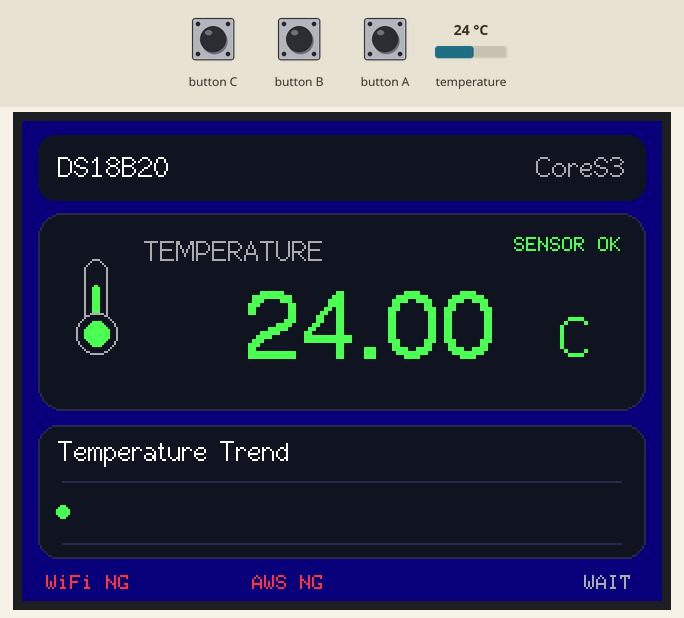
Recording of a sketch running on a simulated ESP32-S3. Shown: 320×240 colour display. Inputs (shaded band) come from the test bench; at power-on: temperature 24 °C. WiFi joins after 1.5 s; servers stay silent unless stated; the local clock reads 2024-03-15 10:24:30 at power-on unless the sketch sets it; no MQTT or app messages arrive unless stated; what the sketch prints to the serial monitor is not drawn.

Above: at 1.5 s.
1.6 s: temperature set to 15.5 °C
At 5.5 s:
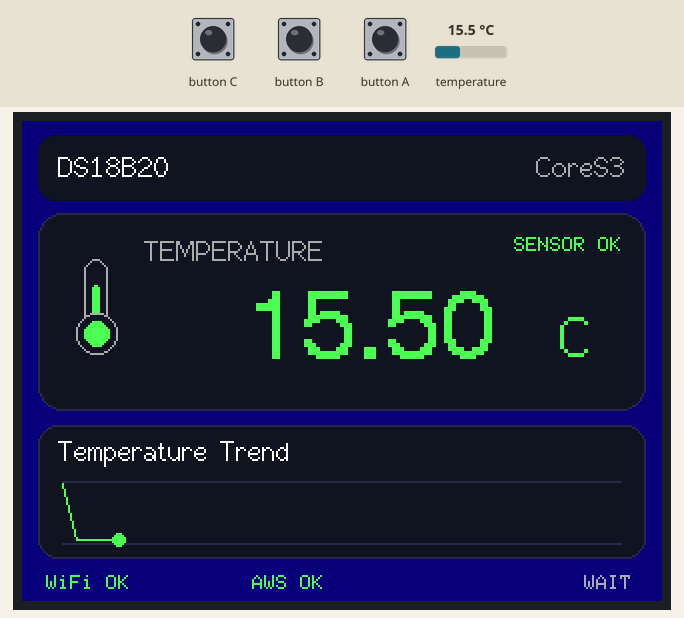
5.7 s: temperature set to 14.6 °C
At 7.9 s:
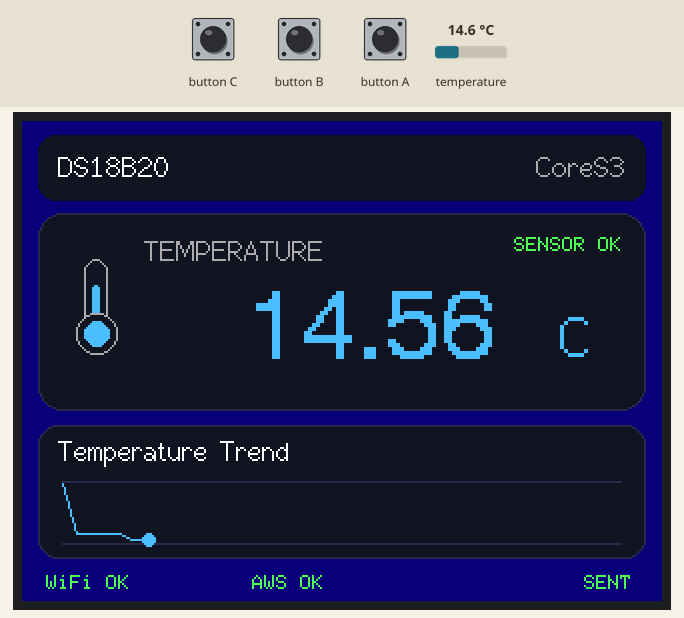
9.8 s: temperature set to 29.5 °C
At 10.9 s:
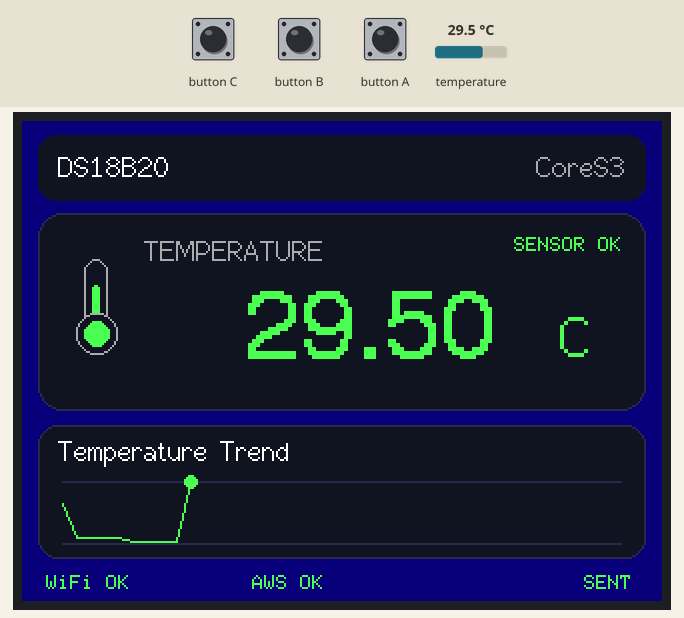
12.7 s: temperature set to 30.7 °C
At 13.9 s:
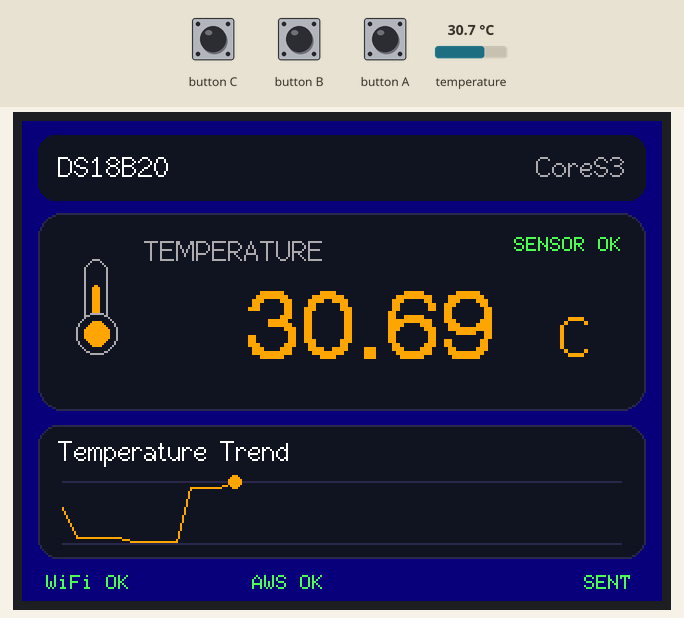
Timing chart, 0 to 15.7 s (numbered marks = the images above; inputs shaded):
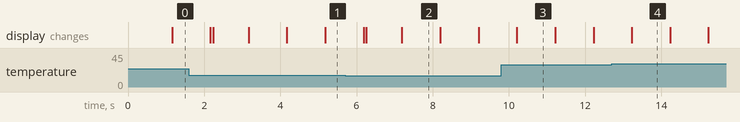

The sketch:

step2.ino
```cpp
#include <M5Unified.h>
#include <OneWire.h>
#include <DallasTemperature.h>

#include <WiFi.h>
#include <WiFiClientSecure.h>
#include <PubSubClient.h>
#include <time.h>

#include "secrets.h"

// ==========================================
// 1. 設定
// ==========================================

#define DS18B20_PIN 8

// 温度測定間隔
#define MEASUREMENT_INTERVAL 1000

// AWS送信間隔
#define PUBLISH_INTERVAL 5000

// 再接続間隔
#define WIFI_RECONNECT_INTERVAL 10000
#define MQTT_RECONNECT_INTERVAL 5000

// MQTTポート
#define AWS_IOT_PORT 8883

// グラフに保持する測定回数
#define GRAPH_POINTS 40

// 画面カラー（RGB565）
#define COLOR_BG      0x080F
#define COLOR_PANEL   0x10A4
#define COLOR_BORDER  0x2949
#define COLOR_WHITE   0xFFFF
#define COLOR_GRAY    0xAD55
#define COLOR_GREEN   0x4FEA
#define COLOR_BLUE    0x4DFF
#define COLOR_ORANGE  0xFD20
#define COLOR_RED     0xF9A7

// ==========================================
// 2. センサ設定
// ==========================================

OneWire oneWire(DS18B20_PIN);
DallasTemperature sensors(&oneWire);

// ==========================================
// 3. AWS設定
// ==========================================

WiFiClientSecure secureClient;
PubSubClient mqttClient(secureClient);

// ==========================================
// 4. 変数
// ==========================================

// 測定履歴
float history[GRAPH_POINTS];
int historyCount = 0;

// 最新の測定値
float currentTemperature = 0.0;

// 最新の測定時刻（UNIXTIME）
time_t measurementTimestamp = 0;

// 測定データが有効か
bool temperatureValid = false;

// NTP設定済み
bool ntpConfigured = false;

// 最終実行時刻
unsigned long lastMeasurement = 0;
unsigned long lastPublish = 0;
unsigned long lastWiFiAttempt = 0;
unsigned long lastMQTTAttempt = 0;
unsigned long lastStatusDraw = 0;

// 送信状態
enum PublishStatus {
  PUBLISH_WAIT,
  PUBLISH_SUCCESS,
  PUBLISH_FAILED,
  PUBLISH_NO_DATA
};

PublishStatus publishStatus = PUBLISH_WAIT;

// ==========================================
// 5. 温度による色の変更
// ==========================================

uint16_t getTemperatureColor(float temp) {

  if (temp < 15.0) {
    return COLOR_BLUE;
  } else if (temp < 30.0) {
    return COLOR_GREEN;
  } else {
    return COLOR_ORANGE;
  }
}

// ==========================================
// 6. 初期画面描画
// ==========================================

void drawBaseScreen() {

  M5.Display.fillScreen(COLOR_BG);

  // ヘッダー
  M5.Display.fillRoundRect(
    8, 7, 304, 33, 8, COLOR_PANEL
  );

  M5.Display.setTextDatum(middle_left);
  M5.Display.setTextFont(2);
  M5.Display.setTextSize(1);
  M5.Display.setTextColor(COLOR_WHITE);

  M5.Display.drawString(
    "DS18B20", 18, 23
  );

  M5.Display.setTextDatum(middle_right);
  M5.Display.setTextColor(COLOR_GRAY);

  M5.Display.drawString(
    "CoreS3", 302, 23
  );

  // メインカード
  M5.Display.fillRoundRect(
    8, 46, 304, 99, 12, COLOR_PANEL
  );

  M5.Display.drawRoundRect(
    8, 46, 304, 99, 12, COLOR_BORDER
  );

  // グラフカード
  M5.Display.fillRoundRect(
    8, 152, 304, 67, 10, COLOR_PANEL
  );

  M5.Display.drawRoundRect(
    8, 152, 304, 67, 10, COLOR_BORDER
  );

  // グラフタイトル
  M5.Display.setTextDatum(middle_left);
  M5.Display.setTextFont(2);
  M5.Display.setTextSize(1);
  M5.Display.setTextColor(COLOR_WHITE);

  M5.Display.drawString(
    "Temperature Trend", 18, 165
  );
}

// ==========================================
// 7. 温度計アイコン描画
// ==========================================

void drawThermometer(uint16_t color) {

  int x = 37;
  int y = 90;

  M5.Display.drawRoundRect(
    x - 6, y - 21, 12, 37, 6, COLOR_GRAY
  );

  M5.Display.fillRoundRect(
    x - 2, y - 8, 4, 23, 2, color
  );

  M5.Display.fillCircle(
    x, y + 16, 10, COLOR_PANEL
  );

  M5.Display.drawCircle(
    x, y + 16, 10, COLOR_GRAY
  );

  M5.Display.fillCircle(
    x, y + 16, 6, color
  );
}

// ==========================================
// 8. 温度表示
// ==========================================

void drawTemperature(float temp, bool valid) {

  M5.Display.fillRoundRect(
    10, 48, 300, 95, 10, COLOR_PANEL
  );

  M5.Display.setTextDatum(middle_left);
  M5.Display.setTextFont(2);
  M5.Display.setTextSize(1);
  M5.Display.setTextColor(COLOR_GRAY);

  M5.Display.drawString(
    "TEMPERATURE", 61, 65
  );

  if (!valid) {

    drawThermometer(COLOR_RED);

    M5.Display.setTextFont(4);
    M5.Display.setTextSize(1);
    M5.Display.setTextColor(COLOR_RED);
    M5.Display.setTextDatum(middle_center);

    M5.Display.drawString(
      "Sensor Error", 185, 102
    );

  } else {

    uint16_t color = getTemperatureColor(temp);

    drawThermometer(color);

    M5.Display.setTextDatum(middle_center);
    M5.Display.setTextFont(4);
    M5.Display.setTextSize(2);
    M5.Display.setTextColor(color);

    M5.Display.drawString(
      String(temp, 2), 174, 107
    );

    M5.Display.setTextFont(2);
    M5.Display.setTextSize(2);

    M5.Display.drawString(
      "C", 277, 108
    );
  }

  // センサ状態
  M5.Display.setTextFont(1);
  M5.Display.setTextSize(1);
  M5.Display.setTextDatum(middle_right);

  if (valid) {

    M5.Display.setTextColor(COLOR_GREEN);
    M5.Display.drawString(
      "SENSOR OK", 300, 62
    );

  } else {

    M5.Display.setTextColor(COLOR_RED);
    M5.Display.drawString(
      "SENSOR NG", 300, 62
    );
  }
}

// ==========================================
// 9. 測定履歴を追加
// ==========================================

void addHistory(float temp) {

  if (historyCount < GRAPH_POINTS) {

    history[historyCount] = temp;
    historyCount++;

  } else {

    for (int i = 0; i < GRAPH_POINTS - 1; i++) {
      history[i] = history[i + 1];
    }

    history[GRAPH_POINTS - 1] = temp;
  }
}

// ==========================================
// 10. グラフ描画
// ==========================================

void drawGraph() {

  // グラフ描画領域
  M5.Display.fillRect(
    14, 176, 292, 39, COLOR_PANEL
  );

  if (historyCount == 0) {
    return;
  }

  float minTemp = history[0];
  float maxTemp = history[0];

  for (int i = 1; i < historyCount; i++) {

    if (history[i] < minTemp) {
      minTemp = history[i];
    }

    if (history[i] > maxTemp) {
      maxTemp = history[i];
    }
  }

  float graphMin = minTemp - 0.5;
  float graphMax = maxTemp + 0.5;

  const int xStart = 20;
  const int xEnd = 300;
  const int yTop = 180;
  const int yBottom = 211;

  // 基準線
  M5.Display.drawFastHLine(
    xStart, yBottom,
    xEnd - xStart, COLOR_BORDER
  );

  M5.Display.drawFastHLine(
    xStart, yTop,
    xEnd - xStart, COLOR_BORDER
  );

  uint16_t color =
    getTemperatureColor(history[historyCount - 1]);

  // 折れ線描画
  for (int i = 1; i < historyCount; i++) {

    int x1 = map(
      i - 1, 0, GRAPH_POINTS - 1,
      xStart, xEnd
    );

    int x2 = map(
      i, 0, GRAPH_POINTS - 1,
      xStart, xEnd
    );

    int y1 = yBottom -
      (history[i - 1] - graphMin) *
      (yBottom - yTop) /
      (graphMax - graphMin);

    int y2 = yBottom -
      (history[i] - graphMin) *
      (yBottom - yTop) /
      (graphMax - graphMin);

    M5.Display.drawLine(
      x1, y1, x2, y2, color
    );
  }

  // 最新値に丸印
  int latestX = map(
    historyCount - 1,
    0, GRAPH_POINTS - 1,
    xStart, xEnd
  );

  int latestY = yBottom -
    (history[historyCount - 1] - graphMin) *
    (yBottom - yTop) /
    (graphMax - graphMin);

  M5.Display.fillCircle(
    latestX, latestY, 3, color
  );
}

// ==========================================
// 11. 通信状態表示
// ==========================================

void drawConnectionStatus() {

  // 画面下部をクリア
  M5.Display.fillRect(
    0, 222, 320, 18, COLOR_BG
  );

  M5.Display.setTextFont(1);
  M5.Display.setTextSize(1);
  M5.Display.setTextDatum(middle_left);

  // Wi-Fi接続状態
  if (WiFi.status() == WL_CONNECTED) {

    M5.Display.setTextColor(COLOR_GREEN);
    M5.Display.drawString(
      "WiFi OK", 12, 231
    );

  } else {

    M5.Display.setTextColor(COLOR_RED);
    M5.Display.drawString(
      "WiFi NG", 12, 231
    );
  }

  // AWS接続状態
  if (mqttClient.connected()) {

    M5.Display.setTextColor(COLOR_GREEN);
    M5.Display.drawString(
      "AWS OK", 115, 231
    );

  } else {

    M5.Display.setTextColor(COLOR_RED);
    M5.Display.drawString(
      "AWS NG", 115, 231
    );
  }

  // データ送信状態
  M5.Display.setTextDatum(middle_right);

  switch (publishStatus) {

    case PUBLISH_SUCCESS:
      M5.Display.setTextColor(COLOR_GREEN);
      M5.Display.drawString(
        "SENT", 305, 231
      );
      break;

    case PUBLISH_FAILED:
      M5.Display.setTextColor(COLOR_RED);
      M5.Display.drawString(
        "FAILED", 305, 231
      );
      break;

    case PUBLISH_NO_DATA:
      M5.Display.setTextColor(COLOR_ORANGE);
      M5.Display.drawString(
        "NO DATA", 305, 231
      );
      break;

    default:
      M5.Display.setTextColor(COLOR_GRAY);
      M5.Display.drawString(
        "WAIT", 305, 231
      );
      break;
  }
}

// ==========================================
// 12. Wi-Fi接続開始
// ==========================================

void connectWiFi() {

  Serial.println("Connecting to Wi-Fi...");

  WiFi.mode(WIFI_STA);
  WiFi.setAutoReconnect(true);

  WiFi.begin(
    WIFI_SSID,
    WIFI_PASSWORD
  );

  lastWiFiAttempt = millis();
}

// ==========================================
// 13. Wi-Fi接続管理
// ==========================================

void maintainWiFi() {

  if (WiFi.status() == WL_CONNECTED) {
    return;
  }

  if (millis() - lastWiFiAttempt >=
      WIFI_RECONNECT_INTERVAL) {

    Serial.println("Retrying Wi-Fi...");

    WiFi.disconnect();

    WiFi.begin(
      WIFI_SSID,
      WIFI_PASSWORD
    );

    lastWiFiAttempt = millis();
  }
}

// ==========================================
// 14. NTP時刻同期
// ==========================================

void maintainTime() {

  if (WiFi.status() != WL_CONNECTED) {
    return;
  }

  if (!ntpConfigured) {

    // UTCで時刻同期
    configTime(
      0,
      0,
      "pool.ntp.org",
      "time.google.com"
    );

    ntpConfigured = true;

    Serial.println("NTP configured");
  }
}

// ==========================================
// 15. 時刻同期確認
// ==========================================

bool isTimeValid() {

  time_t now = time(nullptr);

  // 明らかに不正なUNIXTIMEを除外
  return now >= 1700000000;
}

// ==========================================
// 16. AWS IoT Core接続
// ==========================================

void connectAWS() {

  if (WiFi.status() != WL_CONNECTED) {
    return;
  }

  if (mqttClient.connected()) {
    return;
  }

  // 時刻同期完了まで接続しない
  if (!isTimeValid()) {

    Serial.println("Waiting for NTP...");
    return;
  }

  Serial.println(
    "Connecting to AWS IoT Core..."
  );

  bool connected = mqttClient.connect(
    AWS_IOT_CLIENT_ID
  );

  if (connected) {

    Serial.println(
      "AWS IoT Core connected"
    );

  } else {

    Serial.print(
      "AWS connection failed. State: "
    );

    Serial.println(mqttClient.state());
  }
}

// ==========================================
// 17. AWS接続管理
// ==========================================

void maintainAWS() {

  if (WiFi.status() != WL_CONNECTED) {
    return;
  }

  if (mqttClient.connected()) {

    mqttClient.loop();
    return;
  }

  if (millis() - lastMQTTAttempt >=
      MQTT_RECONNECT_INTERVAL) {

    lastMQTTAttempt = millis();

    connectAWS();
  }
}

// ==========================================
// 18. 温度測定
// ==========================================

void measureTemperature() {

  pinMode(DS18B20_PIN, INPUT_PULLUP);

  // 測定開始
  sensors.requestTemperatures();

  // 温度取得
  float temperature =
    sensors.getTempCByIndex(0);

  // 測定時刻を取得
  time_t timestamp = time(nullptr);

  // 測定結果の判定
  bool valid =
    (temperature != DEVICE_DISCONNECTED_C) &&
    (temperature >= -55.0) &&
    (temperature <= 125.0);

  temperatureValid = valid;

  if (valid) {

    currentTemperature = temperature;

    // 時刻が有効な場合のみ保持
    if (timestamp >= 1700000000) {
      measurementTimestamp = timestamp;
    } else {
      measurementTimestamp = 0;
    }

    Serial.print("Temperature: ");
    Serial.print(currentTemperature, 2);
    Serial.println(" C");

    Serial.print("UNIXTIME: ");
    Serial.println((long long)measurementTimestamp);

    // グラフに追加
    addHistory(currentTemperature);

  } else {

    measurementTimestamp = 0;

    Serial.println(
      "Error: DS18B20 not connected"
    );
  }

  // 画面更新
  M5.Display.startWrite();

  drawTemperature(temperature, valid);
  drawGraph();

  M5.Display.endWrite();
}

// ==========================================
// 19. AWSへ測定データ送信
// ==========================================

void publishTemperature() {

  // 温度が無効
  if (!temperatureValid) {

    publishStatus = PUBLISH_NO_DATA;

    Serial.println(
      "Publish skipped: Invalid temperature"
    );

    return;
  }

  // 時刻が無効
  if (measurementTimestamp == 0) {

    publishStatus = PUBLISH_NO_DATA;

    Serial.println(
      "Publish skipped: Invalid timestamp"
    );

    return;
  }

  // AWS未接続
  if (!mqttClient.connected()) {

    publishStatus = PUBLISH_FAILED;

    Serial.println(
      "Publish skipped: AWS disconnected"
    );

    return;
  }

  // ========================================
  // JSON作成
  // ========================================

  char payload[256];

  snprintf(
    payload,
    sizeof(payload),
    "{\"device_id\":\"%s\",\"timestamp\":%lld,\"temperature\":%.2f}",
    AWS_IOT_CLIENT_ID,
    (long long)measurementTimestamp,
    currentTemperature
  );

  // ========================================
  // AWS IoT Coreへ送信
  // ========================================

  bool result = mqttClient.publish(
    AWS_IOT_PUBLISH_TOPIC,
    payload
  );

  if (result) {

    publishStatus = PUBLISH_SUCCESS;

    Serial.print("Published: ");
    Serial.println(payload);

  } else {

    publishStatus = PUBLISH_FAILED;

    Serial.println("Publish failed");
  }
}

// ==========================================
// 20. 初期設定
// ==========================================

void setup() {

  auto cfg = M5.config();
  M5.begin(cfg);

  Serial.begin(115200);

  // 横向き表示
  M5.Display.setRotation(1);

  // ========================================
  // DS18B20初期化
  // ========================================

  pinMode(
    DS18B20_PIN,
    INPUT_PULLUP
  );

  sensors.begin();
  sensors.setResolution(12);

  Serial.println("DS18B20 Start");

  Serial.print("Detected Sensors: ");
  Serial.println(sensors.getDeviceCount());

  // ========================================
  // 画面初期化
  // ========================================

  drawBaseScreen();
  drawTemperature(0, false);
  drawConnectionStatus();

  // ========================================
  // AWS証明書設定
  // ========================================

  secureClient.setCACert(
    AWS_CERT_CA
  );

  secureClient.setCertificate(
    AWS_CERT_CRT
  );

  secureClient.setPrivateKey(
    AWS_CERT_PRIVATE
  );

  secureClient.setTimeout(3000);

  // MQTT設定
  mqttClient.setServer(
    AWS_IOT_ENDPOINT,
    AWS_IOT_PORT
  );

  mqttClient.setSocketTimeout(3);
  mqttClient.setKeepAlive(30);

  // ========================================
  // Wi-Fi接続開始
  // ========================================

  connectWiFi();

  // 初回測定をすぐに開始
  lastMeasurement =
    millis() - MEASUREMENT_INTERVAL;

  lastPublish = millis();

  lastMQTTAttempt =
    millis() - MQTT_RECONNECT_INTERVAL;
}

// ==========================================
// 21. メイン処理
// ==========================================

void loop() {

  M5.update();

  // ========================================
  // Wi-Fi接続管理
  // ========================================

  maintainWiFi();

  // ========================================
  // NTP時刻同期
  // ========================================

  maintainTime();

  // ========================================
  // AWS接続管理
  // ========================================

  maintainAWS();

  unsigned long now = millis();

  // ========================================
  // 温度測定（1秒間隔）
  // ========================================

  if (now - lastMeasurement >=
      MEASUREMENT_INTERVAL) {

    lastMeasurement = now;

    measureTemperature();
  }

  // ========================================
  // AWS送信（5秒間隔）
  // ========================================

  if (now - lastPublish >=
      PUBLISH_INTERVAL) {

    lastPublish = now;

    publishTemperature();
  }

  // ========================================
  // 通信状態表示（1秒間隔）
  // ========================================

  if (now - lastStatusDraw >= 1000) {

    lastStatusDraw = now;

    M5.Display.startWrite();

    drawConnectionStatus();

    M5.Display.endWrite();
  }

  delay(10);
}
```

secrets_sample.h
```cpp
#ifndef SECRETS_H
#define SECRETS_H

// ==========================================
// 1. Wi-Fi設定
// ==========================================

#define WIFI_SSID ""
#define WIFI_PASSWORD ""

// ==========================================
// 2. AWS IoT Core設定
// ==========================================

// AWS IoT Coreのデバイスデータエンドポイント
#define AWS_IOT_ENDPOINT ""

// MQTTクライアントID（一意の名前）
#define AWS_IOT_CLIENT_ID ""

// MQTT送信先トピック
#define AWS_IOT_PUBLISH_TOPIC ""

// ==========================================
// 3. AWS IoT Core 証明書
// ==========================================

// Amazon Root CA 1
static const char AWS_CERT_CA[] = R"EOF(
-----BEGIN CERTIFICATE-----

-----END CERTIFICATE-----
)EOF";

// デバイス証明書
static const char AWS_CERT_CRT[] = R"EOF(
-----BEGIN CERTIFICATE-----

-----END CERTIFICATE-----
)EOF";

// 秘密鍵
static const char AWS_CERT_PRIVATE[] = R"EOF(
-----BEGIN RSA PRIVATE KEY-----

-----END RSA PRIVATE KEY-----
)EOF";

#endif
```

Measured:
- the behaviour switches between 15 and 14.9 °C on temperature (found by bisection; images 1 and 2)
- the behaviour switches between 29.9 and 30 °C on temperature (found by bisection; images 3 and 4)
- after the input at 5.7 s, the display: first changes after 0.49 s (image 2 shows a later state)
- after the input at 12.7 s, the display: changes after 0.53 s (image 4)
